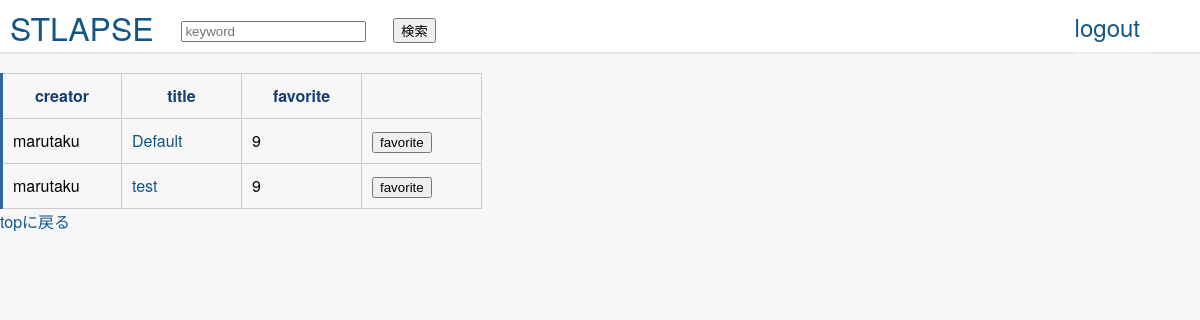
The app's page /user/marutaku (signed in), older data.
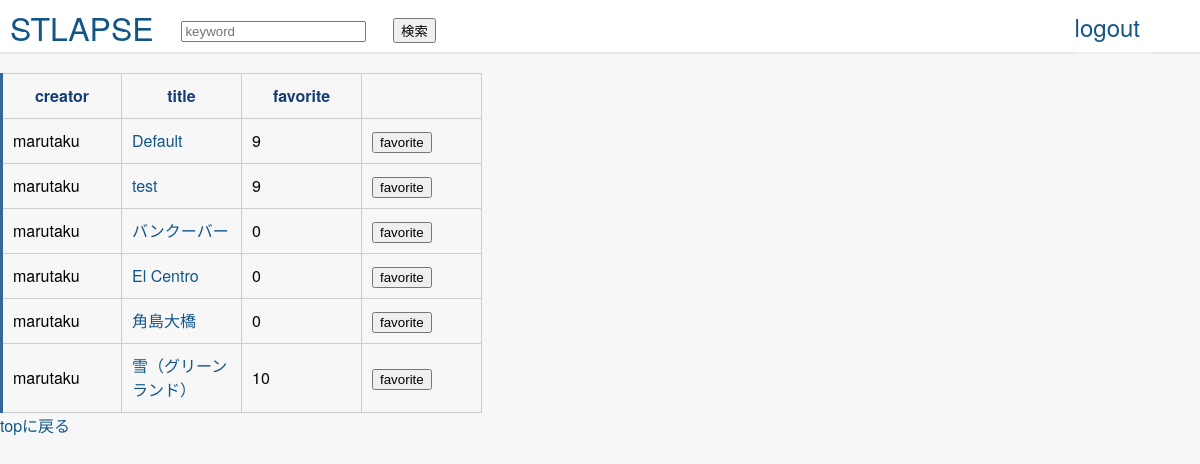
The same page, newer data.
### lib/models.py (models this page shows, shortened)
class HyperLapse (db.Model):
    __tablename__ = 'hyperlapse'
    id = db.Column(db.Integer, primary_key=True)
    name = db.Column(db.String)
    start_latlng1 = db.Column(db.Float)
    start_latlng2 = db.Column(db.Float)
    end_latlng1 = db.Column(db.Float)
    end_latlng2 = db.Column(db.Float)
    viewpoint_latlng1 = db.Column(db.Float)
    viewpoint_latlng2 = db.Column(db.Float)
    creator = db.Column(db.ForeignKey('user.name', onupdate='CASCADE', ondelete='CASCADE'))
    fav = db.Column(db.Integer, default=0)
    created_at = db.Column(db.DateTime,  default=db.func.now())

### lib/view.py (the view)
@app.route('/user/<user_name>')
@login_required
def user_detail(user_name):
    user_project = HyperLapse.query.filter(HyperLapse.creator == user_name)
    return render_template('user.html', context=user_project)

### lib/view.py (called while the page is built)
def login_required(f):
    @wraps(f)
    def decorated_function(*args, **kwargs):
        if g.user is None:
            return redirect(url_for('login', next=request.url))
        return f(*args, **kwargs)
    return decorated_function

@app.before_request
def before_request():
    g.user = session.get('id')

### src/template/user.html (shortened to what this page needs)
{% extends "layout.html" %}
{% block body %}
{% if context %}
<table>
    <thead>
    <tr>
        <th>creator</th>
        <th>title</th>
        <th>favorite</th>
        <th></th>
    </tr>
    </thead>
    <tbody>
    {% for project in context %}
    <tr>
        <td>{{project.creator}}</td>
        <td>
            <a href="{{url_for('render_project', project_id=project.id)}}" target="_blank">
                {{project.name}}
            </a>
        </td>
        <td>{{project.fav}}
        <td>
            <input type="button"
                   class="favorite" value="favorite" data="{{project.id}}">
        </td>
    </tr>
    {% endfor %}
    </tbody>
</table>
{% else %}
<h4>No project are available</h4>
{% endif %}
<a href="{{url_for('top')}}">topに戻る</a>
{% endblock %}

### src/template/layout.html (shortened to what this page needs)
<!DOCTYPE html>
<html>
<head>
<link rel="stylesheet" href="https://maxcdn.bootstrapcdn.com/font-awesome/4.4.0/css/font-awesome.min.css">
<link href="https://maxcdn.bootstrapcdn.com/font-awesome/4.7.0/css/font-awesome.min.css" rel="stylesheet">
<link rel="stylesheet" type="text/css" href="/src/css/stylesheet.css">
</head>
<body>
<header>
<div class="header-left">STLAPSE</div>
{% if session.id %}
<div class="header-left">
    <form class="search-form" action="{{url_for('keyword')}}" method="get" style="position:relative;top: -5px;">
          <input type="search" name="search" placeholder="keyword">
          <input type="submit" name="submit" value="検索">
    </form>
</div>
<div class="header-right">
    <a class="button " href="{{ url_for('logout') }}">logout</a>
</div>
{% endif %}
</header>
{% block body %}{% endblock %}

### src/css/stylesheet.css (style rules this page uses)
* { box-sizing: border-box; }
body { margin: 0; background-color: #f7f7f7; font-family: proxima-nova, 'Helvetica Neue', Arial, Helvetica, sans-serif; }
a { text-decoration: none; color: #125688; }
header { height: 54px; width: 100%; background-color: #fff; top: 0; z-index: 10; border-bottom: solid 2px rgba(128, 128, 128, 0.2); }
.header-left { float: left; color: #125688; line-height: 54px; font-size: 32px; padding-left: 10px }
.header-right { float: right; background-color: rgba(255,255,255,0.3); line-height: 54px; cursor: pointer; margin-right: 50px; }
.header-right a { font-size: 24px; line-height: 54px; }
.button { float: left; padding-right: 10px; }
.button { display:inline-block;position:relative; }
table { border-collapse: collapse; text-align: left; line-height: 1.5; border-top: 1px solid #ccc; border-left: 3px solid #369; }
table th { width: 10px; padding: 10px; font-weight: bold; vertical-align: top; color: #153d73; border-right: 1px solid #ccc; border-bottom: 1px solid #ccc; text-align: center; }
table td { width: 120px; padding: 10px; vertical-align: center; border-right: 1px solid #ccc; border-bottom: 1px solid #ccc; }

Row changes from the older to the newer data that the page shows:
added HyperLapse: creator "marutaku", name "バンクーバー", fav "0"
added HyperLapse: creator "marutaku", name "El Centro", fav "0"
added HyperLapse: creator "marutaku", name "角島大橋", fav "0"
added HyperLapse: creator "marutaku", name "雪（グリーンランド）", fav "10"
